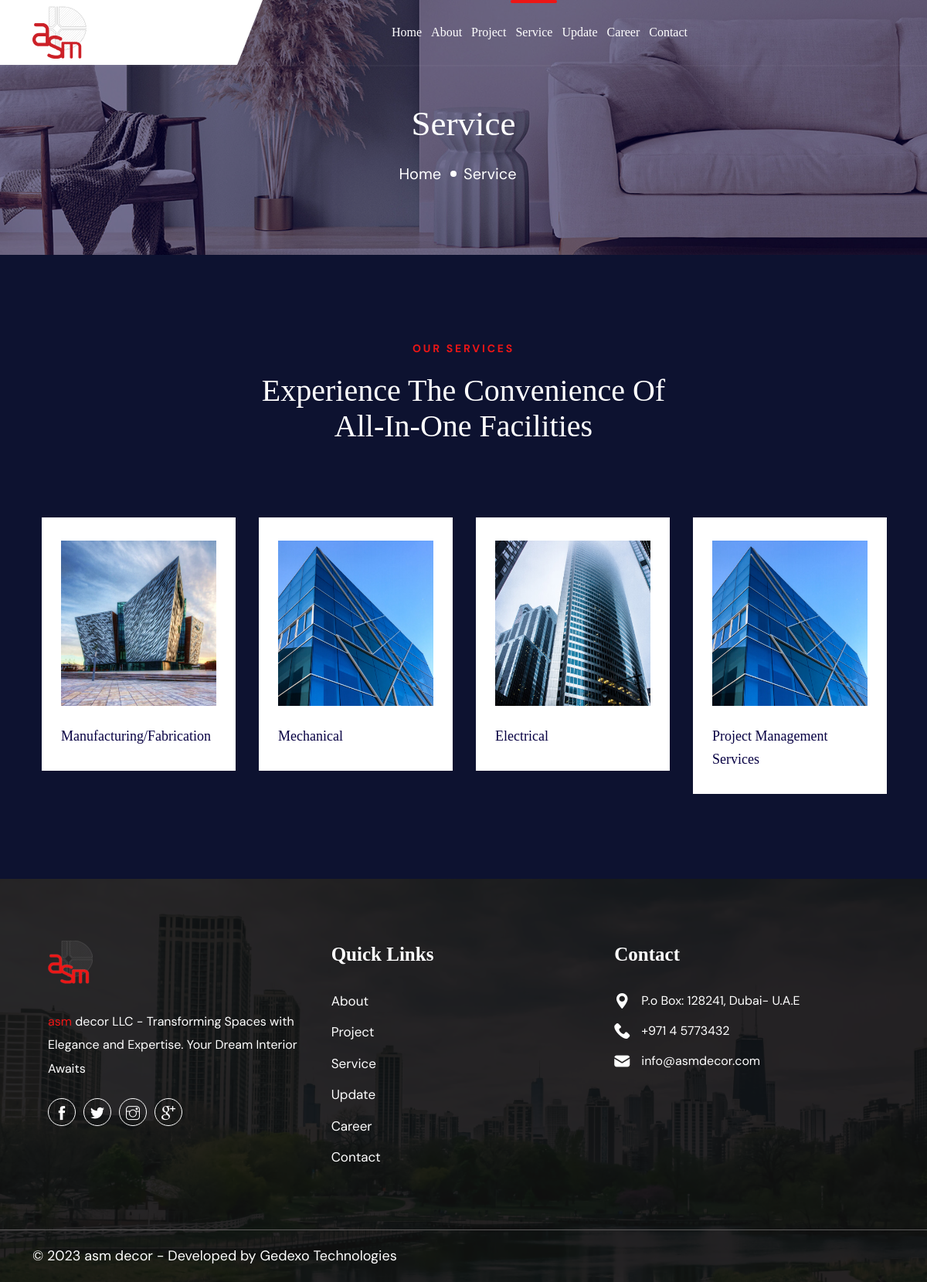
The app's page /service/ with its own data.
### web/models.py (models this page shows, shortened)
class ServiceCategory(models.Model):
    order = models.PositiveIntegerField(null=True, blank=True)
    name=models.CharField(max_length=30)
    slug = models.SlugField(max_length=100, unique=True)
    image=models.ImageField()
    class Meta:
        ordering = ("order",)
    class Meta:
        verbose_name_plural = "ServiceCategories"

### web/views.py (the view)
# urls.py: path("service/", views.ServiceCategoryListView.as_view(), name="service"),
class ServiceCategoryListView(ListView):
    model = ServiceCategory
    context_object_name="servicescategories"
    def get_context_data(self, **kwargs):
        context = super().get_context_data(**kwargs)
        context["is_service"] = True
        return context

### templates/web/servicecategory_list.html
{% extends "web/base.html" %}
{% load static %}
{% block content %}
<section class="wpo-page-title">
    <div class="container">
        <div class="row">
            <div class="col col-xs-12">
                <div class="wpo-breadcumb-wrap">
                    <h2>Service</h2>
                    <ol class="wpo-breadcumb-wrap">
                        <li><a href="{% url "web:index" %}">Home</a></li>
                        <li>Service</li>
                    </ol>
                </div>
            </div>
        </div>
    </div>
</section>
<section class="wpo-service-section ">
    <div class="container">
        <div class="row justify-content-center">
            <div class="col-lg-6 col-12">
                <div class="wpo-section-title">
                    <span>OUR SERVICES</span>
                    <h2>Experience the Convenience of All-In-One Facilities</h2>
                </div>
            </div>
        </div>
        <section class="wpo-project-section">
            <div class="project-wrapper">
                <div class="container-fluid">
                    <div class="row project-slider">
                        {% for service in servicescategories %}
                        <div class="col-lg-3">
                            <div class="project-single">
                                <div class="project-single-img">
                                    <a href="{% url "web:service-single" service.slug %}">
                                        <img src="{{ service.image.url }}" alt="">
                                    </a>
                                </div>
                                <div class="project-single-text">
                                    <a href="{% url "web:service-single" service.slug %}">
                                        <h2>{{service.name}}</h2>
                                    </a>
                                </div>
                            </div>
                        </div>
                        {% endfor %}
                    </div>
                </div>
            </div>
        </section>
</section>
{% endblock %}

### records on screen
ServiceCategory: image (picture), name "Manufacturing/Fabrication"
ServiceCategory: image (picture), name "Mechanical"
ServiceCategory: image (picture), name "Electrical"
ServiceCategory: image (picture), name "Project Management Services"
